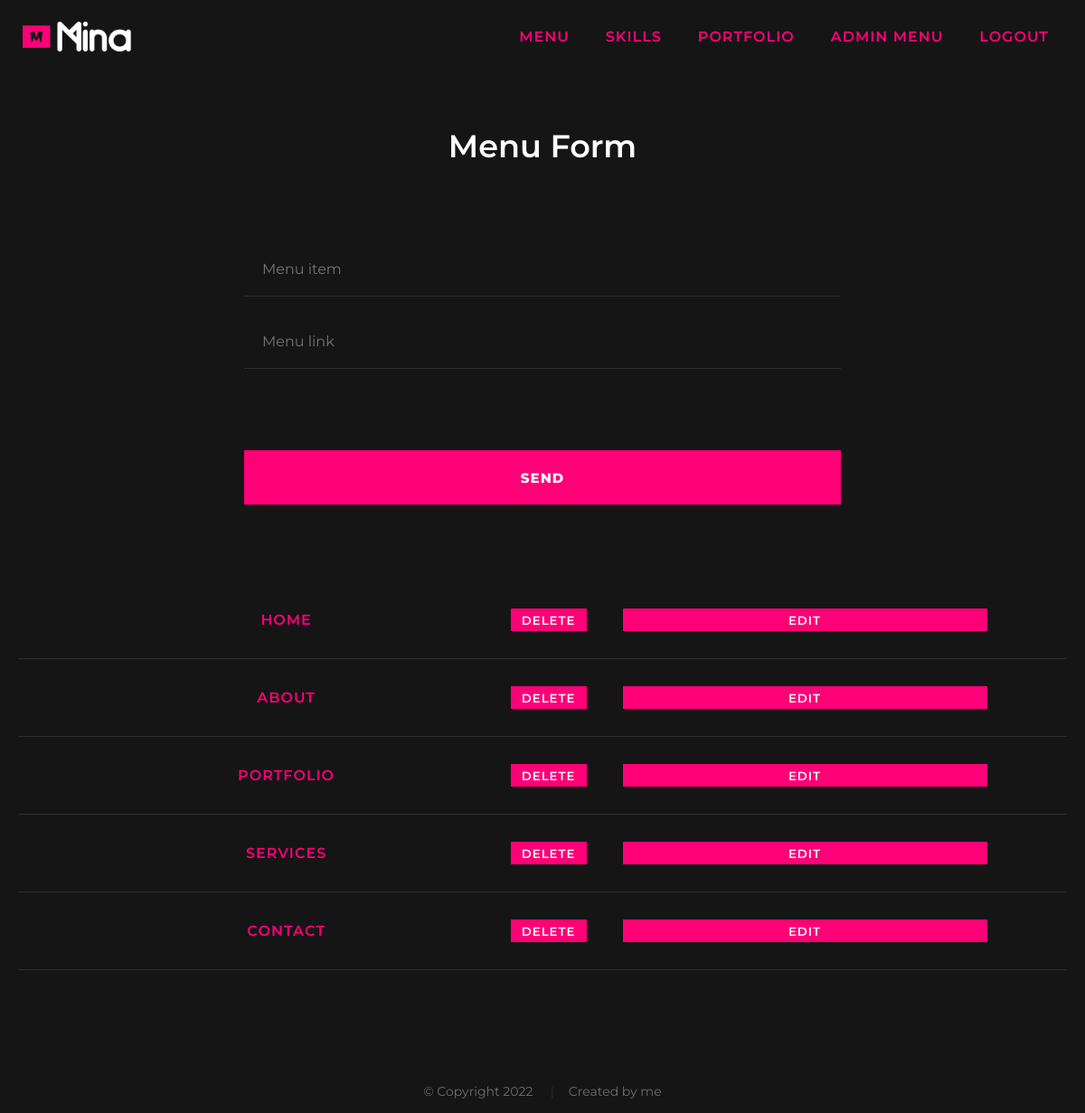
The page /admin/menu.php (signed in) on the database its author committed.
### tables this page shows
CREATE TABLE `admin_menu` (
  `id` int(11) NOT NULL,
  `title` varchar(30) NOT NULL,
  `link` varchar(30) NOT NULL
);

CREATE TABLE `menu` (
  `id` int(11) NOT NULL,
  `title` varchar(30) NOT NULL,
  `link` varchar(30) NOT NULL
);

### admin/menu.php (the view, shortened to what this page needs)
<?php
require_once  __DIR__ .'/../parts/header.php';
$menu_item = $_POST["menu-item"];
$menu_link =  $_POST['menu-link'];
?>
<main class="forms_main">
    <section class="row contact_form_row">
        <div class="wrapper form_wrap">
            <div class="intro_title">
                <h2 class="title">Menu Form</h2>
            </div>
            <form action="" method="post" class="admin_form" id="contact">
                <fieldset>
                    <div>
                        <input class="tr3" type="text" name="menu-item" placeholder="Menu item" id="menu_item" value="<?php echo $menu_item ?: '' ?>" autocomplete="off">
                    </div>
                    <div>
                        <input class="tr3" type="text" name="menu-link" placeholder="Menu link" id="menu_link" value="<?php echo $menu_link ?: '' ?>" autocomplete="off">
                    </div>
                </fieldset>
                <fieldset>
                    <input type="submit" class="submit" value="Send" name="send">
                </fieldset>
            </form>
            <?php
            $sql_select_menu = "SELECT * FROM menu";
            $result = $conn->query($sql_select_menu);
            if ($result->num_rows > 0) {
                while ($row = $result->fetch_assoc()) {
                    ?>
                    <div class='flex justify_center admin_form_wrap'>
                        <div class='flex justify_center left_wrap'>
                          <ul class='primary_menu flex align_center justify_center flex_wrap'>
                              <li><a href='#<?= $row["link"] ?>'><?= $row["title"] ?></a></li>
                          </ul>
                          <form action='' method='post' class='second_form flex align_center'>
                              <input type='submit' name='delete' class='delete' value='Delete'>
                          </form>
                        </div>
                        <div class="update_form_wrap flex align_center justify_center">
                            <button class="edit">Edit</button>
                        </div>
                    </div>
                <?php }
            } else {
                echo "0 results";
            };
            ?>
        </div>
    </section>
</main>
<?php
require_once  __DIR__ .'/../parts/footer.php';

### parts/header.php (shortened to what this page needs)
<?php
require_once __DIR__ . '/../config/connect.php';
?>
<!DOCTYPE html>
<html>
<head>
    <link rel="stylesheet" href="/css/style.css">
    <link rel="stylesheet" href="https://cdnjs.cloudflare.com/ajax/libs/font-awesome/6.1.1/css/all.min.css">
</head>
<body>
<header class="header tr3">
    <div class="row">
        <div class="wrapper header_wrapper flex align_center justify_between">
            <div class="header_logo_wrap flex align_center">
                <a href="#intro">
                    <img src="/images/logo_white.png" alt="logo">
                </a>
            </div>
            <div class="flex menu_block">
                <nav>
                    <ul class="primary_menu flex flex_wrap">
                        <?php
                            if (isset($_SESSION['logged'])) {
                                $host = $_SERVER['HTTP_HOST'];
                                $request = $_SERVER['REQUEST_SCHEME'];
                                $sql_select_menu = "SELECT title, link FROM admin_menu";
                                $result = $conn->query($sql_select_menu);
                                if ($result->num_rows > 0) {
                                    while ($row = $result->fetch_assoc()) {
                                        echo
                                            "<li class='admin_menu_item'><a href='" . $request . '://' . $host . '/' . $row["link"] . "' data-hover='" . $row['title'] . "' >" . $row["title"] . "</a></li>";
                                    }
                                }
                                else {
                                    echo "0 results";
                                }
                            }
                        ?>
                    </ul>
                </nav>
            </div>
        </div>
    </div>
</header>

### css/main.css (style rules this page uses)
* { margin: 0; padding: 0; outline: none; box-sizing: border-box; text-decoration: none; }
*:after, *::before { -webkit-box-sizing: border-box; -moz-box-sizing: border-box; box-sizing: border-box; }
body { display: flex; flex-direction: column; }
body, p, ul { margin: 0; font-family: 'Montserrat', sans-serif; position: relative; }
:root { font-family: 'Playfair Display'; --color-primary: #FF0077; --color-secondary: #ffffff; --color-tertiary: #0d1013; --color-gray: #888888; --color-dark-gray: #313131; --gradient-box: linear-gradient(145deg, #e2e8ec, #ffffff); --shadow-white: 5px 5px 15px #D1D9E6, -5px -5px 15px #ffffff; }
h1, h2, h3, h4, h5, h6 { margin: 0; }
h2 { font-weight: 600; }
header { position: absolute; top: 0; z-index: 2; width: 100%; }
.row { margin: 0 auto; width: 100%; }
.wrapper { max-width: 1320px; margin: 0 auto; padding: 0 20px; }
.header_wrapper { height: 122px; height: 80px; padding: 0 20px; }
.primary_menu { list-style-type: none; }
.primary_menu li { margin: 10px 5px; }
.primary_menu li a { color: var(--color-primary); font-weight: 600; text-transform: uppercase; padding: 15px; letter-spacing: 1px; }
.primary_menu li a::before { color: var(--color-secondary); content: attr(data-hover); position: absolute; opacity: 0; -webkit-transform: scale(1.1) translateX(10px) translateY(-10px) rotate(4deg); -moz-transform: scale(1.1) translateX(10px) translateY(-10px) rotate(4deg); transform: scale(1.1) translateX(10px) translateY(-10px) rotate(4deg); -webkit-transition: -webkit-transform 0.3s, opacity 0.3s; -moz-transition: -moz-transform 0.3s, opacity 0.3s; transition: transform 0.3s, opacity 0.3s; pointer-events: none; }
.header_logo_wrap img { border: 0; vertical-align: middle; max-width: 100%; width: 130px; height: auto; }
.intro_title h2 { font-size: 35px; color: var(--color-dark-gray); margin-bottom: 50px; }
.contact_form_row { background: #151515; padding: 110px 0; text-align: center; }
.contact_form_row .intro_title h2 { color: var(--color-secondary); }
fieldset { border: none; margin: 0; padding: 0; }
#contact input { height: 60px; padding: 20px; font-family: 'Montserrat', sans-serif; }
#contact input[type="text"], #contact input[type="email"], #contact input[type="number"], #contact input[type="file"], #contact input[type="password"], #contact textarea, .update_form_wrap input[type="text"], .update_form_wrap input[type="file"] { width: 100%; color: rgba(255, 255, 255, 0.7); margin-bottom: 0; border: none; border-bottom: 1px solid rgba(255, 255, 255, 0.1); outline: none; vertical-align: middle; font-size: 16px; line-height: 3px; max-width: 100%; background: transparent; }
.submit { background: var(--color-primary); color: var(--color-secondary); cursor: pointer; border: none; width: 100%; margin: 50px 0; text-transform: uppercase; font-weight: 700; letter-spacing: 1px; font-size: 15px; }
.forms_main { background: #151515; height: 100vh; flex: 1; }
.form_wrap { padding-top: 30px; }
.admin_form { margin: 0 auto; max-width: 700px; padding: 15px 0; }
.admin_form fieldset { border: none; margin: 20px; }
.admin_form fieldset div { margin-bottom: 20px; position: relative; }
.delete, .edit, .update { background: var(--color-primary); height: 25px; padding: 0 12px; font-family: 'Montserrat', sans-serif; color: var(--color-secondary); cursor: pointer; border: none; width: 100%; text-transform: uppercase; font-weight: 600; letter-spacing: 1px; }
.admin_form_wrap { border-bottom: 1px solid #2d2d2d; padding: 20px 0; }
.admin_form_wrap .left_wrap, .admin_form_wrap .update_form_wrap { width: 50%; }
.update_form_wrap { max-width: 483px; padding: 0 40px; flex-direction: column; }
.edit { margin: 10px }
.admin_form_wrap .primary_menu { width: 100% }

### css/classes.css (style rules this page uses)
.flex { display: flex; }
.flex_wrap { flex-wrap: wrap; }
.align_center { align-items: center; }
.justify_between { justify-content: space-between; }
.justify_center { justify-content: center; }
.tr3 { -webkit-transition: all .3s ease-in-out; -moz-transition: all .3s ease-in-out; -o-transition: all .3s ease-in-out; -ms-transition: all .3s ease-in-out; transition: all .3s ease-in-out; }

### css/media-queries.css (style rules this page uses)
@media only screen and (min-width: 1200px) { .wrapper { max-width: 1270px; } }

### rows shown on the page
admin_menu: title "MENU"
admin_menu: title "SKILLS"
admin_menu: title "PORTFOLIO"
admin_menu: title "ADMIN MENU"
admin_menu: title "LOGOUT"
menu: title "HOME"
menu: title "ABOUT"
menu: title "PORTFOLIO"
menu: title "SERVICES"
menu: title "CONTACT"
